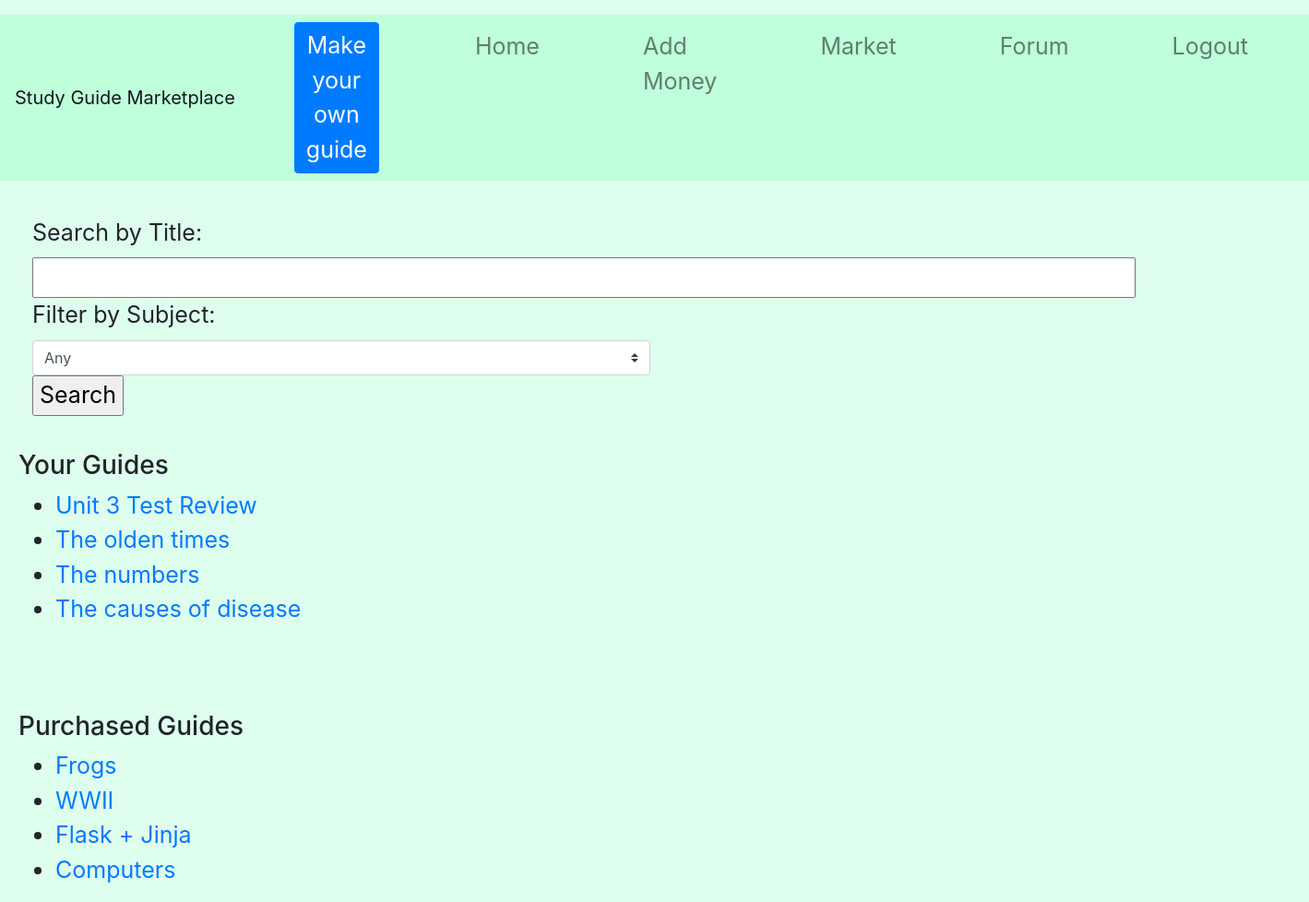
The page /home (signed in) on the database its author committed.
### tables this page shows
CREATE TABLE guides(id INTEGER, user TEXT, name TEXT, rating REAL, cost INTEGER, buyers INTEGER, subject TEXT, guide TEXT, ratings INTEGER);

### app/__init__.py (the view)
    def login_check(*args, **kwargs):
        if 'username' not in session:
            return redirect(url_for("login"))
        return route_function(*args, **kwargs)

### app/__init__.py (called while the page is built)
def protected(route_function):
    def login_check(*args, **kwargs):
        if 'username' not in session:
            return redirect(url_for("login"))
        return route_function(*args, **kwargs)
    login_check.__name__ = route_function.__name__
    return login_check

### app/utl/ops.py (called while the page is built)
def get_own_guides(username):
    db = sqlite3.connect(DB_FILE)
    c = db.cursor()
    c.execute("SELECT * FROM guides WHERE user = ?;" , (username,))
    g = c.fetchall()
    db.close()
    ans = []
    for row in g:
        next = {}
        next["id"] = row[0]
        next["user"] = row[1]
        next["name"] = row[2]
        next["rating"] = row[3]
        next["cost"] = row[4]
        next["buyers"] = row[5]
        next["subject"] = row[6]
        next["guide"] = row[7]
        next["ratings"] = row[8]
        ans.append(next)
    return ans

def get_pur_guides(username):
    db = sqlite3.connect(DB_FILE)
    c = db.cursor()
    c.execute("SELECT * FROM buyers WHERE user = ?;" , (username,))
    g = c.fetchall()
    ans = []
    for ro in g:
        c.execute("SELECT * FROM guides WHERE id = ?;" , (ro[0],))
        row = c.fetchone()
        next = {}
        next["id"] = row[0]
        next["user"] = row[1]
        next["name"] = row[2]
        next["rating"] = row[3]
        next["cost"] = row[4]
        next["buyers"] = row[5]
        next["subject"] = row[6]
        next["guide"] = row[7]
        next["ratings"] = row[8]
        ans.append(next)
    db.close()
    return ans

def get_subjects():
    db = sqlite3.connect(DB_FILE)
    c = db.cursor()
    ans = []
    c.execute("SELECT * FROM guides;")
    g = c.fetchall()
    for row in g:
        if row[6] not in ans:
            ans.append(row[6])
    return ans

### app/templates/home.html (shortened to what this page needs)
{% extends "base.html" %}
{% block body %}
  <br>
  <div class="col-md-6">
  <form method="post">
            <label>Search by Title:</label>
            <input type="text" name="query" size="70">
            <br>
            <label>Filter by Subject:</label>
            <select class="custom-select" name="subject">
              <option selected>Any</option>
            </select>
        <input type="submit" name="button" value="Search">
  </form>
  </div>
  <br>
  <h3>Your Guides</h3>
    {% if own_guides|length < 1 %}
      <p>You haven't created any guides</p>
    {% else %}
      <ul>
      {% for guide in own_guides %}
        <li>
          <a href={{"/guide/"+(guide["id"]|string)}}>{{ guide["name"] }}</a>
        </li>
      {% endfor %}
      </ul>
    {% endif %}
  <br>
  <br>
  <h3>Purchased Guides</h3>
    {% if pur_guides|length < 1 %}
      <p>You haven't bought any guides</p>
    {% else %}
      <ul>
      {% for guide in pur_guides %}
        <li>
          <a href={{"/guide/"+(guide["id"]|string)}}>{{ guide["name"] }}</a>
        </li>
      {% endfor %}
      </ul>
    {% endif %}
{% endblock %}

### app/static/styles.css (style rules this page uses)
body { background-color: #deffed; font-size: 25px; }

### rows shown on the page
guides: name "Unit 3 Test Review"
guides: name "The olden times"
guides: name "The numbers"
guides: name "The causes of disease"
guides: name "Frogs"
guides: name "WWII"
guides: name "Flask + Jinja"
guides: name "Computers"
